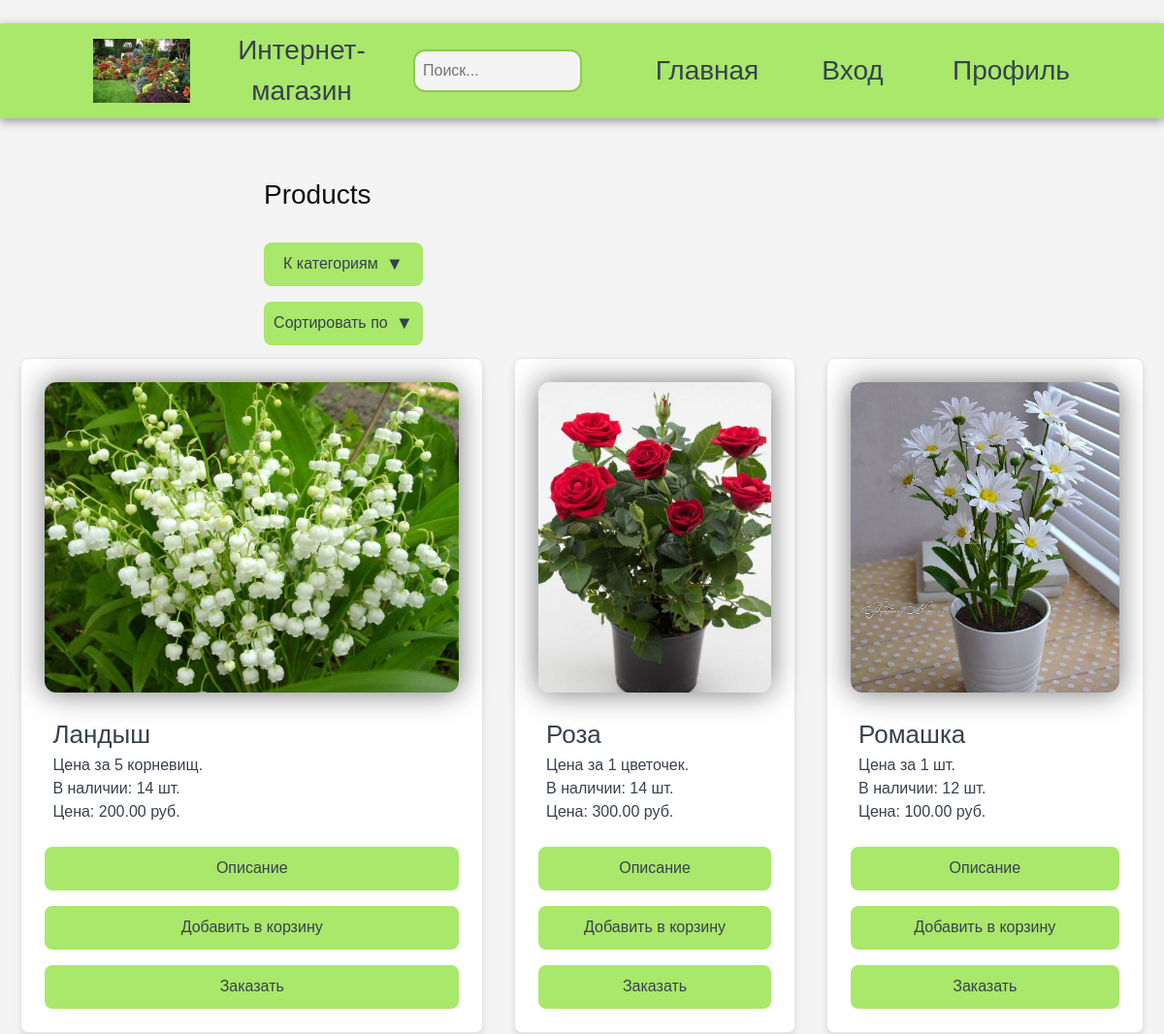
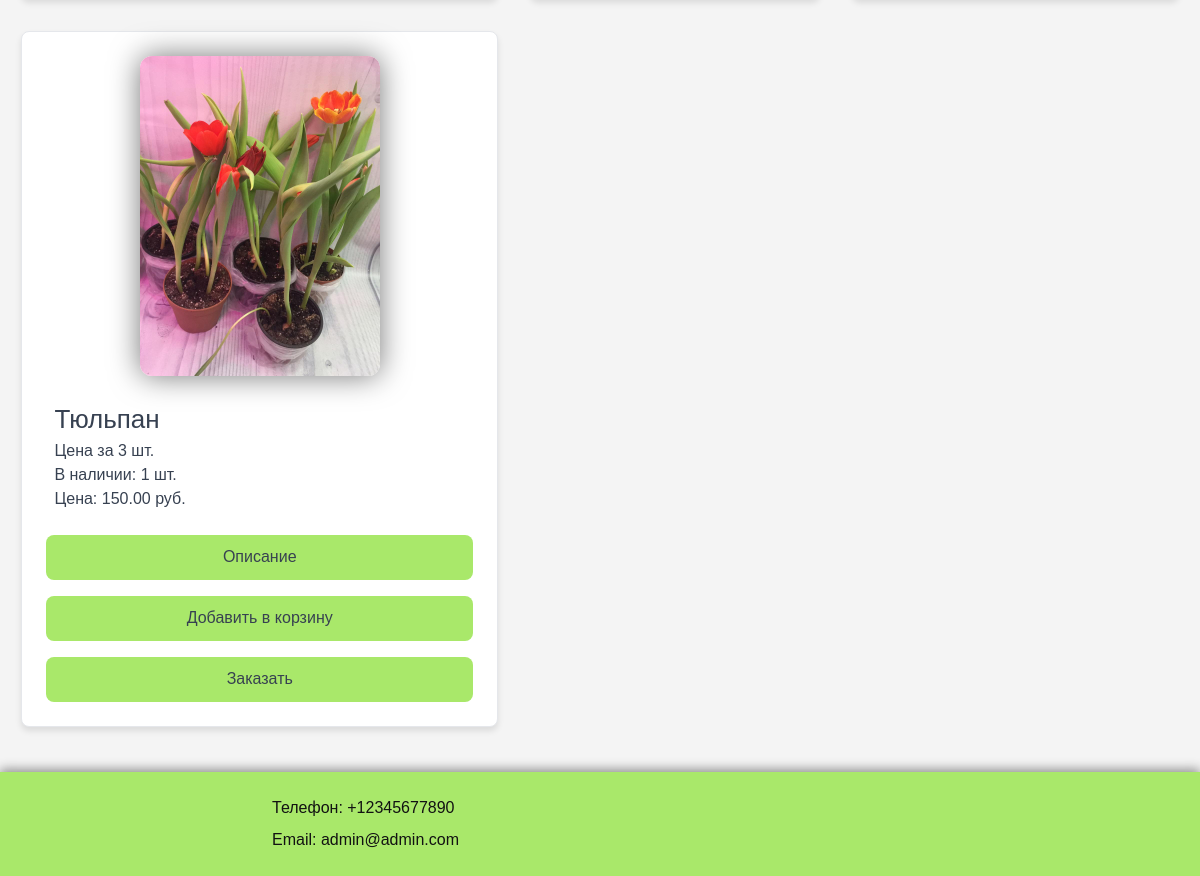
The app's page /products/, older data (2 pictures, top to bottom).
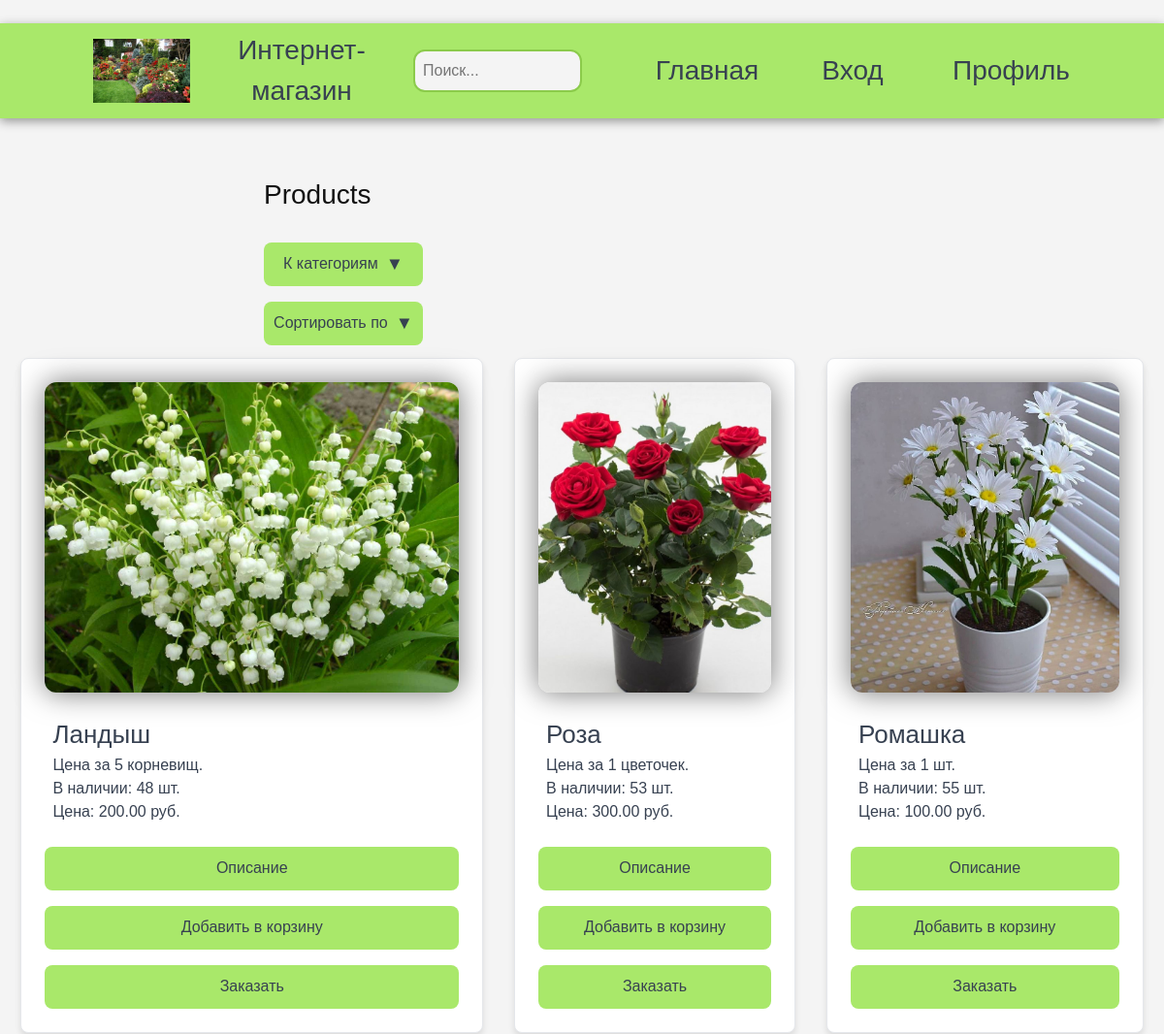
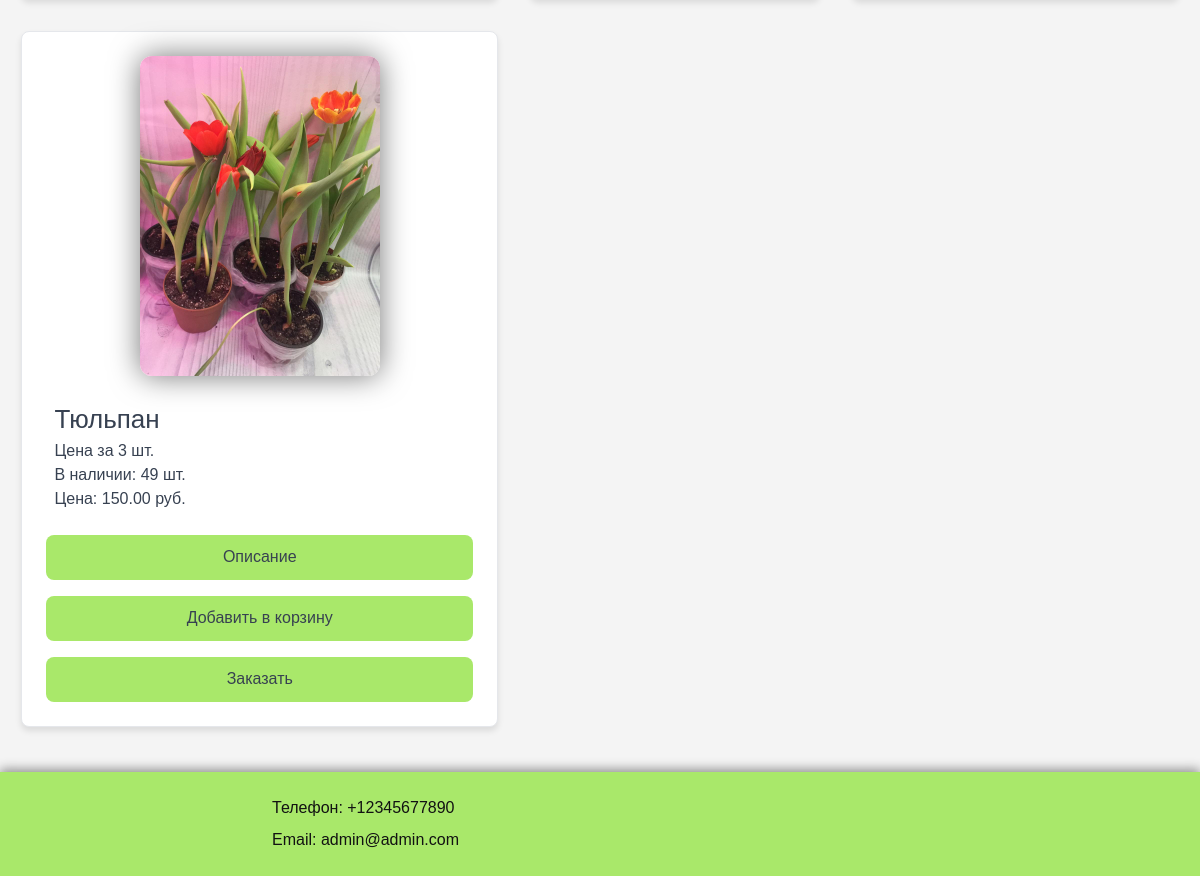
The same page, newer data (2 pictures, top to bottom).
### shop/models.py (models this page shows, shortened)
class Product(models.Model):
    category = models.ForeignKey(Category, related_name='products', on_delete=models.CASCADE)
    name = models.CharField(max_length=200, db_index=True)
    slug = models.SlugField(max_length=200, db_index=True)
    image = models.ImageField(upload_to='products/%Y/%m/%d', blank=True)
    short_description = models.TextField(blank=True)
    description = models.TextField(blank=True)
    price = models.DecimalField(max_digits=10, decimal_places=2)
    stock = models.PositiveIntegerField()
    available = models.BooleanField(default=True)
    created = models.DateTimeField(auto_now_add=True)
    updated = models.DateTimeField(auto_now=True)
    class Meta:
        ordering = ('name',)
        index_together = (('id', 'slug'),)
    def get_absolute_url(self):
        return reverse('shop:product_detail',
                        args=[self.id, self.slug])

### shop/views.py (the view)
# urls.py: path('products/', views.product_list, name='product_list'),
def product_list(request, category_slug=None): # товары по категориям + поиск + сортировка по параметру
    category = None
    categories = Category.objects.all()
    query = request.GET.get('query', '').strip()
    sort = request.GET.get('sort')
    products = Product.objects.filter(available=True)
    if category_slug: # Фильтрация по категории
        category = get_object_or_404(Category, slug=category_slug)
        products = products.filter(category=category)
    if query: # Фильтрация по поиску
        products = products.filter(name__icontains=query.capitalize())
    if sort == 'name':
        products = products.order_by('name')
    elif sort == 'price':
        products = products.order_by('price')
    elif sort == 'stock':
        products = products.order_by('-stock')
    return render(request, 'shop/product/list.html', {'products': products, 'category': category, 'categories': categories, 'query': query, 'sort': sort})

### shop/models.py (called while the page is built)
    def get_absolute_url(self):
        return reverse('shop:product_list_by_category',
                        args=[self.slug])

### shop/templates/shop/product/list.html (shortened to what this page needs)
﻿{% extends "shop/base.html" %}
{% load static %}
{% block content %}
<h2>{% if category %}{{ category.name }}{% elif query %}Результаты поиска по запросу: "{{ query }}"{% else %}Products{% endif %}</h2>
<article class="basket-section">
    <form method="get" class="select-custom">
        <label for="category" class="select-label">К категориям <span class="arrow">&#9660</span></label>
    </form>
    <form method="get" class="select-custom">
        <label for="sort" class="select-label">Сортировать по <span class="arrow">&#9660</span></label>
    </form>
</article>
{% if products %}
<div class="list_products">
    {% for product in products %}
    <div class="list_product">
        <a class="list_product_img" href="{{ product.get_absolute_url }}">
            <img src="{% if product.image %}{{ product.image.url }}{% else %}{% static 'img/err.jpg' %}{% endif %}">
        </a>
        <div class="list_product_description">
            <a href="{{ product.get_absolute_url }}">{{ product.name }}</a></br>
            {{ product.short_description }}</br>
            В наличии: {{ product.stock }} шт.</br>
            Цена: {{ product.price }} руб.</br>
        </div>
        <div class="basket-section">
            <form method="post" action="{% url 'shop:product_detail' product.id product.slug %}">
                <button type="submit" class="profil-btn" style="width: 100%; padding: 0 1rem;">Описание</button>
            </form>
            <form method="post" action="{% url 'shop:add_to_cart_or_order' product.id %}">
                <button type="submit" class="profil-btn" style="width: 100%; padding: 0 1rem;">Добавить в корзину</button>
            </form>
            <form method="post" action="{% url 'shop:add_to_cart_or_order' product.id %}">
                <button type="submit" class="profil-btn" style="width: 100%; padding: 0 1rem;">Заказать</button>
            </form>
        </div>
    </div>
    {% endfor %}
</div>
{% else %}
    </br>
    <p>Товары не найдены или закончились на складе.</p>
{% endif %}
{% endblock %}

Row changes from the older to the newer data that the page shows:
changed Product "Ландыш": stock "14" → "48"
changed Product "Роза": stock "14" → "53"
changed Product "Ромашка": stock "12" → "55"
changed Product "Тюльпан": stock "1" → "49"
